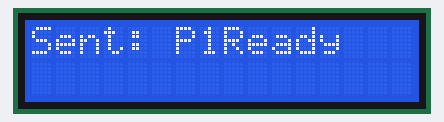
Recording of a sketch running on a simulated Arduino Uno, built with avr-gcc and run on an emulated ATmega328P. Parts: 16×2 character LCD. What the sketch prints to the serial monitor is not drawn.

Above: at 0.1 s.
At 2.1 s:
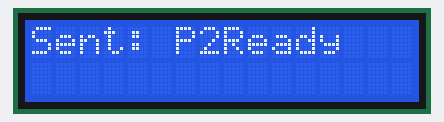
At 4.1 s:
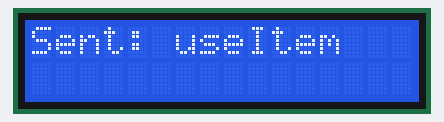

The sketch:

serialInterfacing.ino
```cpp
#include <LiquidCrystal.h>

const int rs = 2, en = 4, d4 = 5, d5 = 7, d6 = 3, d7 = 8;
LiquidCrystal lcd(rs, en, d4, d5, d6, d7);

void setup() {
  lcd.begin(16,2);
  lcd.clear();
  Serial.begin(9600);
}

void loop() {
  sendCommand("P1Ready");
  delay(2000);
  sendCommand("P2Ready");
  delay(2000);
  sendCommand("useItem");
  delay(2000);
}

void sendCommand(String cmdarg) {
  Serial.println(cmdarg);
  lcd.setCursor(0,0);
  lcd.print("Sent: "+cmdarg);
}
```

Measured:
- by itself, everything shown: repeats every 6.0 s, in 3 steps
- what the display in image 1 shows lasts 2.0 s, from 2.1 s to 4.1 s
